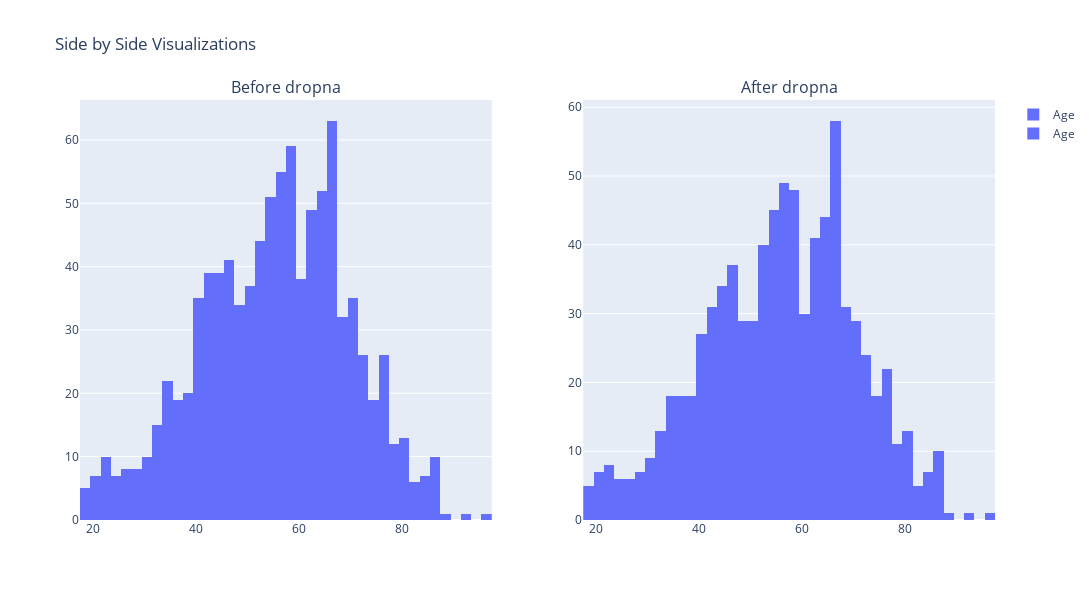
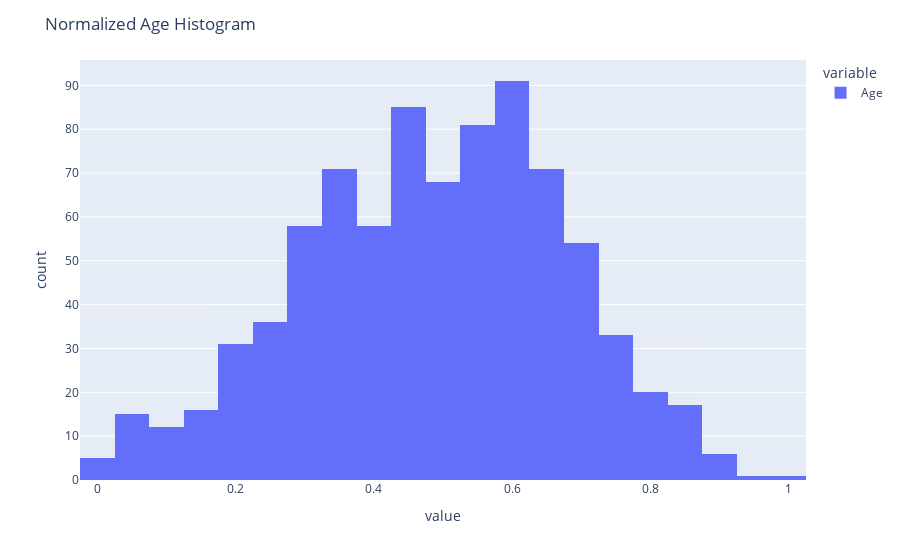

Source (notebook cell) for these figures, in order:
### Code cell
#3.1

df_cp = df.copy()
df_cp.dropna(inplace=True)

ageHist_cp = px.histogram(df_cp[['Age']])
baScatter_cp = px.scatter(df_cp, x='BA', y='Age', color='BA', color_continuous_scale=px.colors.sequential.Bluered_r)

# Making side by side plots 
sbs = make_subplots(rows=1, cols=2, subplot_titles=
        ("Before dropna", "After dropna"))
# Creating
sbs.update_layout(height=600, width=1800, title_text="Side by Side Visualizations")

# OG version before dropna function
hist = ageHist.data[0]
# after dropna function
hist_cp = ageHist_cp.data[0]

scatter = baScatter_cp.data[0]

# Adding graphs to side side by side graph 
sbs.add_trace(hist, row=1, col=1)
sbs.add_trace(hist_cp, row=1, col=2)
sbs.show()

# 3.2
# Sinlge column normalization
def lin_norm(val, col):
    val = val[[col]]
    max_val = val.max()
    min_val = val.min()
    return (val - min_val) / (max_val - min_val)

df_lin_norm = lin_norm(df_cp, 'Age')
df_lin_norm[['Age']].head()

# Plotting the normalized data
normAgeHist = px.histogram(df_lin_norm[['Age']])
normAgeHist.update_layout(title_text="Normalized Age Histogram")

normAgeHist.show()

### Figure 1 — Plotly figure (JSON) as saved in the notebook; plotly's stock layout.template omitted (floating-point values rounded to 4 significant figures; data arrays with more than 128 entries replaced by an {"elided": "..."} marker saying what was removed)
{"data": [{"alignmentgroup": "True", "bingroup": "x", "hovertemplate": "variable=Age<br>value=%{x}<br>count=%{y}<extra></extra>", "legendgroup": "Age", "marker": {"color": "#636efa", "pattern": {"shape": ""}}, "name": "Age", "offsetgroup": "Age", "orientation": "v", "showlegend": true, "type": "histogram", "x": {"elided": "961 int values"}, "xaxis": "x", "yaxis": "y"}, {"alignmentgroup": "True", "bingroup": "x", "hovertemplate": "variable=Age<br>value=%{x}<br>count=%{y}<extra></extra>", "legendgroup": "Age", "marker": {"color": "#636efa", "pattern": {"shape": ""}}, "name": "Age", "offsetgroup": "Age", "orientation": "v", "showlegend": true, "type": "histogram", "x": {"elided": "830 int values"}, "xaxis": "x2", "yaxis": "y2"}], "layout": {"annotations": [{"font": {"size": 16}, "showarrow": false, "text": "Before dropna", "x": 0.225, "xanchor": "center", "xref": "paper", "y": 1, "yanchor": "bottom", "yref": "paper"}, {"font": {"size": 16}, "showarrow": false, "text": "After dropna", "x": 0.775, "xanchor": "center", "xref": "paper", "y": 1, "yanchor": "bottom", "yref": "paper"}], "height": 600, "title": {"text": "Side by Side Visualizations"}, "width": 1800, "xaxis": {"anchor": "y", "domain": [0, 0.45]}, "xaxis2": {"anchor": "y2", "domain": [0.55, 1]}, "yaxis": {"anchor": "x", "domain": [0, 1]}, "yaxis2": {"anchor": "x2", "domain": [0, 1]}}}

### Figure 2 — Plotly figure (JSON) as saved in the notebook; plotly's stock layout.template omitted (floating-point values rounded to 4 significant figures; data arrays with more than 128 entries replaced by an {"elided": "..."} marker saying what was removed)
{"data": [{"alignmentgroup": "True", "bingroup": "x", "hovertemplate": "variable=Age<br>value=%{x}<br>count=%{y}<extra></extra>", "legendgroup": "Age", "marker": {"color": "#636efa", "pattern": {"shape": ""}}, "name": "Age", "offsetgroup": "Age", "orientation": "v", "showlegend": true, "type": "histogram", "x": {"elided": "830 float values"}, "xaxis": "x", "yaxis": "y"}], "layout": {"barmode": "relative", "legend": {"title": {"text": "variable"}, "tracegroupgap": 0}, "margin": {"t": 60}, "title": {"text": "Normalized Age Histogram"}, "xaxis": {"anchor": "y", "domain": [0, 1], "title": {"text": "value"}}, "yaxis": {"anchor": "x", "domain": [0, 1], "title": {"text": "count"}}}}
